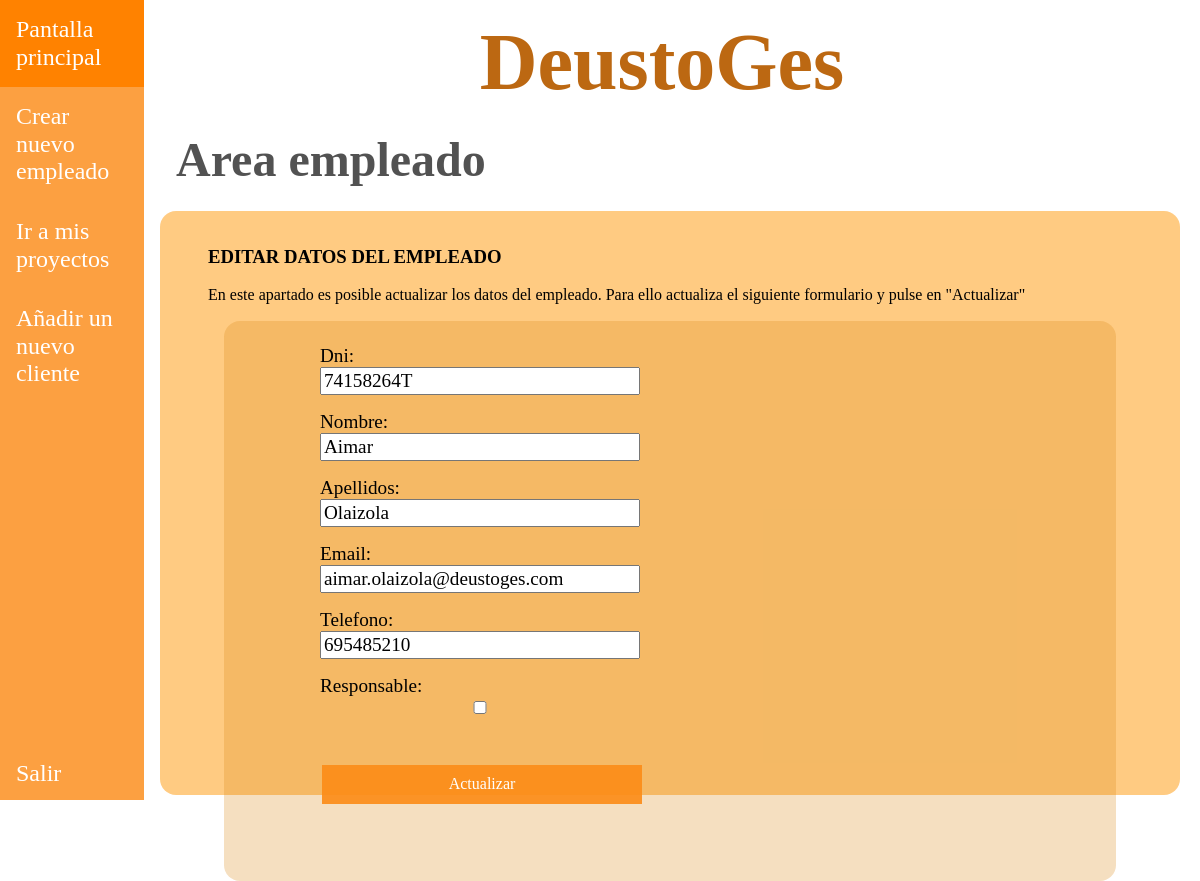
Page /appDeustoGes/responsables/1/empleados/2/update on the earlier database version.
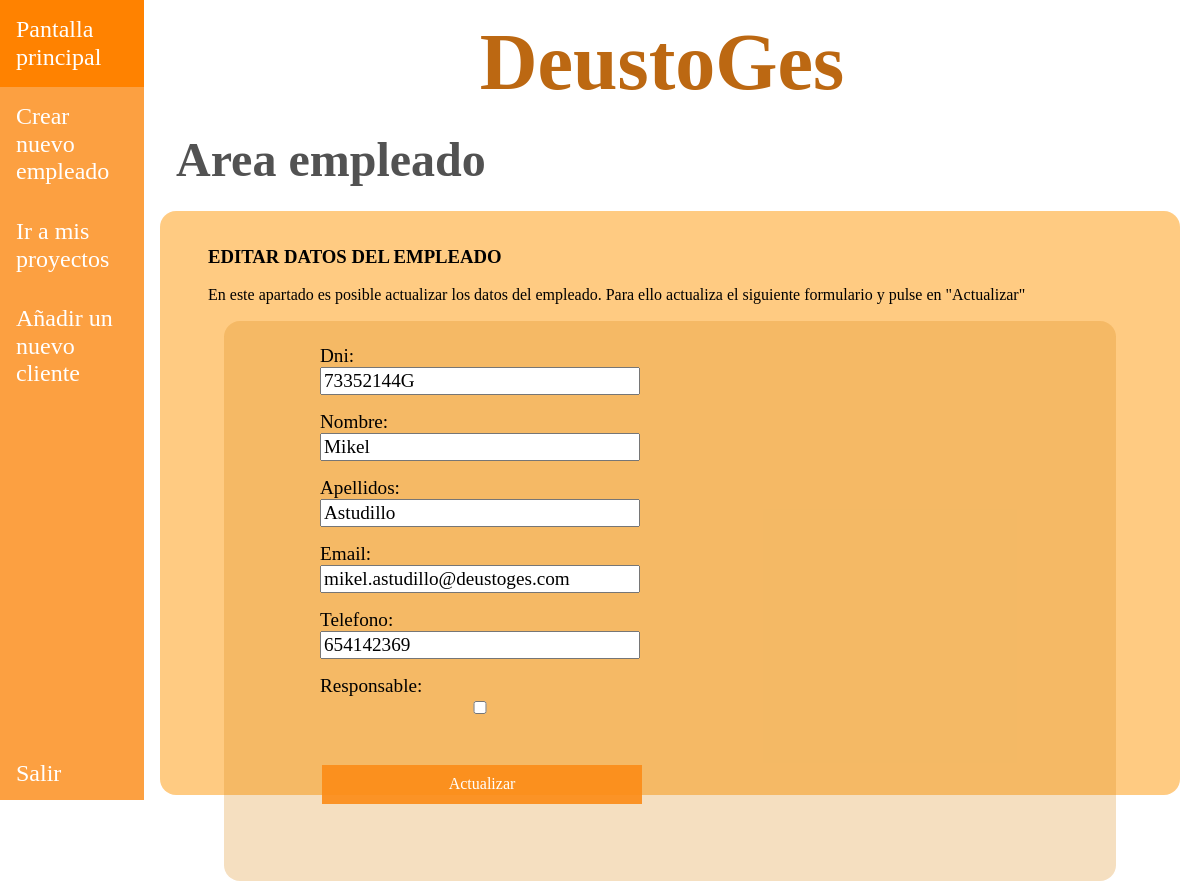
Same page on the later database version.
### appDeustoGes/models.py (models this page shows, shortened)
class Empleado(models.Model):
    dni = models.CharField(max_length=9)
    nombre = models.CharField(max_length=15)
    apellidos = models.CharField(max_length=40, default="")
    email = models.EmailField()
    telefono = models.PositiveIntegerField()
    responsable = models.BooleanField(default=False)
    created = models.DateTimeField(auto_now_add=True, blank=True, null=True)
    updated = models.DateTimeField(auto_now=True, blank=True, null=True)
    class Meta:
        verbose_name = "empleado"
        verbose_name_plural = "empleados"

### appDeustoGes/views.py (the view, shortened to what this page needs)
# urls.py: path('/responsables/<int:id_responsable>/empleados/<int:id_empleado>/update', EmpleadoUpdateView.as_view(), name="empleado_update"),
class EmpleadoUpdateView(UpdateView):
    model = Empleado
    def get(self, request, id_responsable, id_empleado):
        responsable = get_object_or_404(Empleado, id=id_responsable)
        empleado = Empleado.objects.get(id=id_empleado)
        formulario = EmpleadoForm(instance=empleado)
        context = {
            'responsable': responsable,
            'formulario': formulario,
            'empleado': empleado
        }
        return render(request, 'appDeustoGes/empleado_update.html', context)

### appDeustoGes/forms.py
class EmpleadoForm(forms.ModelForm):
    class Meta:
        model = Empleado
        fields = '__all__'

### templates/appDeustoGes/empleado_update.html (shortened to what this page needs)
{% extends "base.html" %}
{% block css %}
    <link rel="stylesheet" href="/../static/css/normalize.css">
    <link rel="stylesheet" href="/../static/css/style.css">
{% endblock %}
{% block nav_header %}
    <nav class="barra-lateral">
        <ul class="listado-barra-lateral">
            <div>
                <li><a href="{% url 'pantalla_responsable' responsable.id %}">Pantalla principal</a></li>
                <li><a href="{% url 'empleado_create' responsable.id %}">Crear nuevo empleado</a></li>
                <li><a href="{% url 'proyectos_index' responsable.id %}">Ir a mis proyectos</a></li>
                <li><a href="{% url 'cliente_create' responsable.id %}">Añadir un nuevo cliente</a></li>
            </div>
            <div>
                <li><a href="{% url 'pantalla_inicio' %}">Salir</a></li>
            </div>
        </ul>
    </nav>
{% endblock %}
{% block main_contenido %}
<h2>Area empleado</h2>
<div class="contenido">
    <div class="introduccion">
        <h3>EDITAR DATOS DEL EMPLEADO</h3>
        <p>En este apartado es posible actualizar los datos del empleado. Para ello actualiza el siguiente formulario y pulse
        en "Actualizar"</p>
        <div class="contenido_interno responsable-overflow">
            <form id="formulario" class="formulario" action="{% url 'empleado_update' responsable.id empleado.id %}" method="post">
                <div class="contenido-formulario">
                    {{ formulario.dni.label_tag }}
                    {{ formulario.dni }}
                </div>
                <div class="contenido-formulario">
                    {{ formulario.nombre.label_tag }}
                    {{ formulario.nombre }}
                </div>
                <div class="contenido-formulario">
                    {{ formulario.apellidos.label_tag }}
                    {{ formulario.apellidos }}
                </div>
                <div class="contenido-formulario">
                    {{ formulario.email.label_tag}}
                    {{ formulario.email }}
                </div>
                <div class="contenido-formulario">
                    {{ formulario.telefono.label_tag}}
                    {{ formulario.telefono }}
                </div>
                <div class="contenido-formulario">
                    {{ formulario.responsable.label_tag }}
                    {{ formulario.responsable }}
                </div>
                <div class="contenido-formulario">
                </div>
                <div class="contenido-formulario">
                </div>
                <input type="submit" class="añadir-button" value="Actualizar"/>
            </form>
        </div>
    </div>
</div>
{% endblock %}

Differences in the rows shown:
changed Empleado: dni "74158264T" → "73352144G"; nombre "Aimar" → "Mikel"; apellidos "Olaizola" → "Astudillo"; email "aimar.olaizola@deustoges.com" → "mikel.astudillo@deustoges.com"; telefono "695485210" → "654142369"
